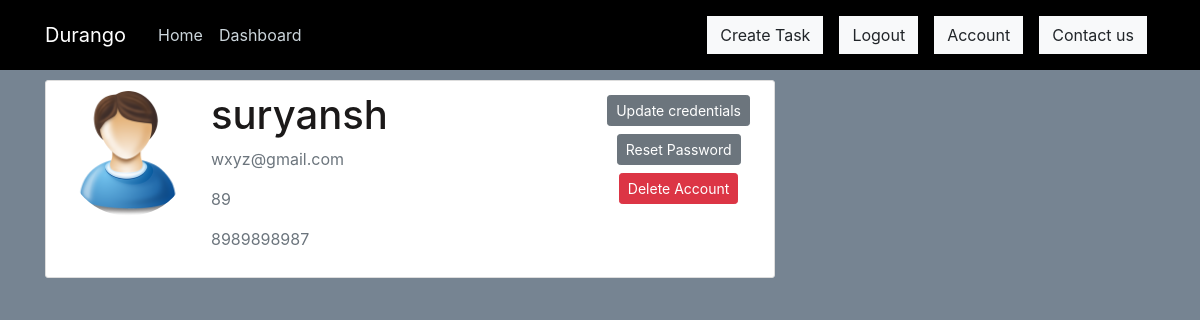
Page /account (signed in) on the earlier database version.
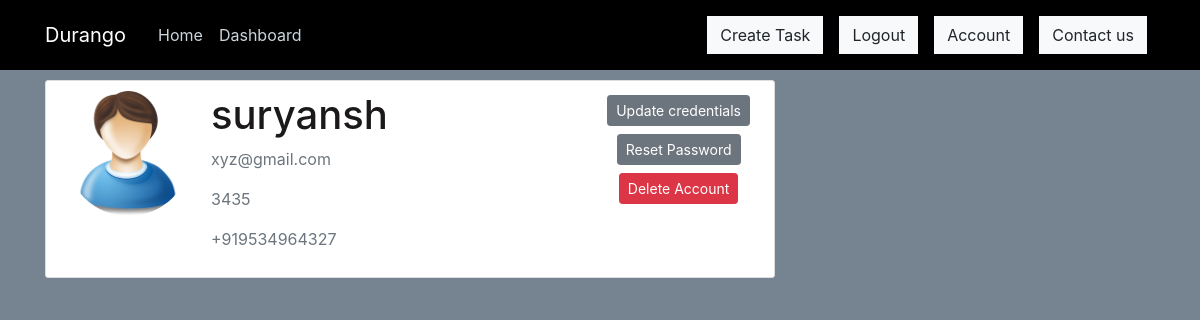
Same page on the later database version.
### durango/models.py (models this page shows, shortened)
class User(db.Model, UserMixin):
    id=db.Column(db.Integer, primary_key=True)
    username=db.Column(db.String(20),unique=True, nullable=False)
    email=db.Column(db.String(100),unique=True, nullable=False)
    instituteId=db.Column(db.String(20), unique=True, nullable=False)
    mobileNum=db.Column(db.String(10), unique=True, nullable=False)
    image_file=db.Column(db.String(20),nullable=False,default='user.png')
    password=db.Column(db.String(50),nullable=False)
    app_password=db.Column(db.String(50),nullable=True)
    tasks=db.relationship('Task',backref='author',lazy=True)

### durango/routes.py (the view)
@app.route("/account")
@login_required
def account():
    image_file=url_for('static',filename='profile_pics/' + current_user.image_file)
    return render_template('account.html',title='Account',image_file=image_file)

### durango/models.py (called while the page is built)
@login_manager.user_loader
def load_user(user_id):
    return User.query.get(int(user_id)) #getting user by id

### durango/templates/account.html (shortened to what this page needs)
{%extends "layout.html" %}
{% block content %}
 <div class="content-section" >
 	<div class="media">
 		<img class="rounded-circle account-img"  src="{{image_file}}">
 		<div class="media-body">
 			<h2 class="account-heading">{{current_user.username}}</h2>
 			<p class="text-secondary">{{current_user.email}}</p>
 			<p class="text-secondary">{{current_user.instituteId}}</p>
 			<p class="text-secondary">{{current_user.mobileNum}}</p>
 		</div>
 	<div style="text-align: center;">
 		<div>
            <a class="btn btn-secondary btn-sm m-1" href="{{url_for('update_account')}}"> Update credentials</a>
        </div>
        <div>
            <a class="btn btn-secondary btn-sm m-1" href="{{url_for('reset_initiate')}}"> Reset Password</a>
        </div>
        <div>
            <button type="button" class="btn btn-danger btn-sm m-1" data-toggle="modal" data-target="#deleteModal" > Delete Account</button>
        </div>
    </div>
 	</div>
 </div>
{% endblock %}

### durango/templates/layout.html (shortened to what this page needs)
<!DOCTYPE html>
<html>
<head>
    <link rel="stylesheet" href="https://stackpath.bootstrapcdn.com/bootstrap/4.1.3/css/bootstrap.min.css">
    <link rel="stylesheet" type="text/css"  href="{{url_for('static', filename='main.css')}}">
   <link rel="stylesheet" media="all" href="https://cdnjs.cloudflare.com/ajax/libs/authy-form-helpers/2.3/form.authy.min.css" data-turbolinks-track="reload" />
   <link rel="stylesheet" href="https://cdn.jsdelivr.net/chartist.js/latest/chartist.min.css">
</head>
<body>
	<header class="site-header">
	  <nav class="navbar navbar-expand-md navbar-dark bg-steel fixed-top">
	    <div class="container">
	      <a class="navbar-brand mr-4 ml-20" href="/">Durango</a>
	      <div class="collapse navbar-collapse" id="navbarToggle">
	        <div class="navbar-nav mr-auto">
	          <a class="nav-item nav-link" href="/" onMouseOver="this.style.btn='white'">Home</a>
	          <a class="nav-item nav-link" href="/dashboard">Dashboard</a>
	        </div>
          <div class="navbar-nav">
          {%if current_user.is_authenticated%}
          <a class="nav-item nav-link" href="/task/new"><button type="button" class="btn btn-light"  style="border-radius: 0">Create Task</button></a>
          <a class="nav-item nav-link" href="/logout"><button type="button" class="btn btn-light"  style="border-radius: 0">Logout</button></a>
          <a class="nav-item nav-link" href="/account"><button type="button" class="btn btn-light"  style="border-radius: 0">Account</button></a>
          {%else%}
	        <a class="nav-item nav-link" href="/login"><button type="button" class="btn btn-light"  style="border-radius: 0">Login</button></a>
	        <a class="nav-item nav-link" href="/register"><button type="button" class="btn btn-light"  style="border-radius: 0">Register</button></a>
	         {%endif%}
           <a class="nav-item nav-link" href="/contact_us"><button type="button" class="btn btn-light"  style="border-radius: 0">Contact us</button></a>
          </div>
	      </div>
	    </div>
	  </nav>
	</header>
	<main role="main" class="container">
  <div class="row">
    <div class="col-md-8">
      {% block content %}{% endblock %}
      </div>
    </div>
</main>
</body>
</html>

### durango/static/main.css (style rules this page uses)
body { background: #768492; color: #333333; margin-top: 5rem; }
h1,h2, h3, h4, h5, h6 { color: #1b1919; }
.bg-steel { background-color: #000000; }
.site-header .navbar-nav .nav-link { color: #cbd5db; }
.content-section { background: #ffffff; padding: 10.1px 20px; border: 1px solid #dddddd; border-radius: 3px; margin-bottom: 20px; }
.account-img { height: 125px; width: 125px; margin-right: 20px; margin-bottom: 16px; }
.account-heading { font-size: 2.5rem; }

Differences in the rows shown:
changed User "suryansh": email "wxyz@gmail.com" → "xyz@gmail.com"; instituteId "89" → "3435"; mobileNum "8989898987" → "+919534964327"
